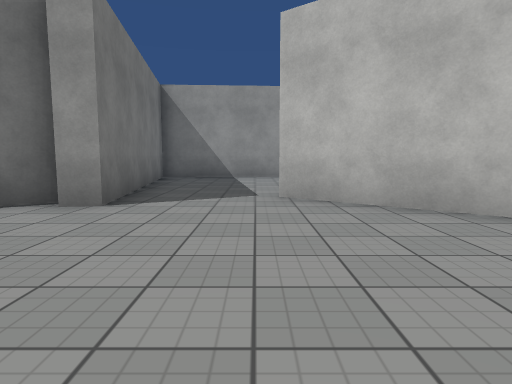
View 1 (above)

24 first-person views from a walk through a Unity game level. The camera is 1.2 m above the floor, tilts 6° down and sees 75° across. The floor is counted in squares, 2 m on a side. Each view is taken from the middle of a square. On the plan, view 1 faces up. The plan holds only what a view shows up to about 10 squares ahead; the rest is blank. The place goes on beyond the plan. Surface patterns are stand-ins for the level's own textures.

View 2
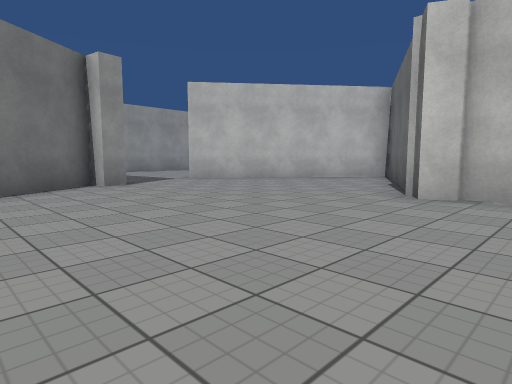

View 3
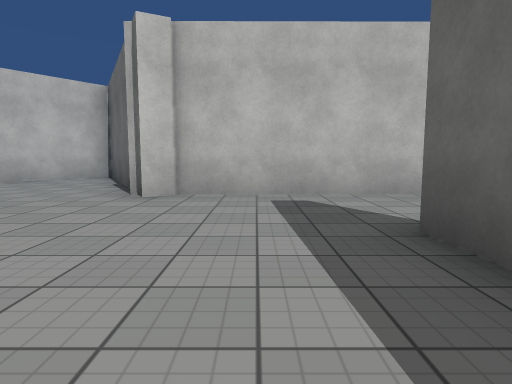

View 4
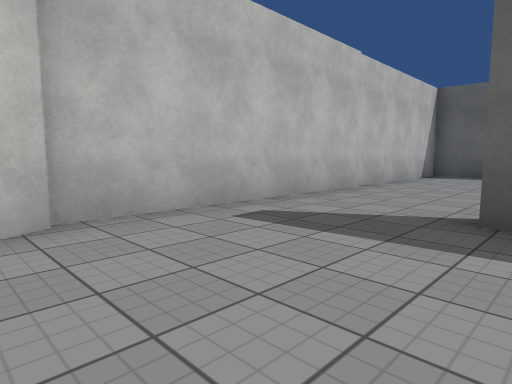

View 5
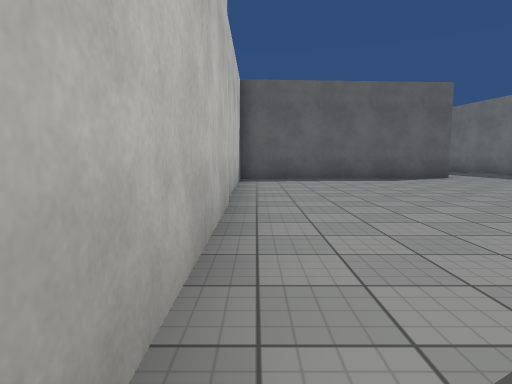

View 6
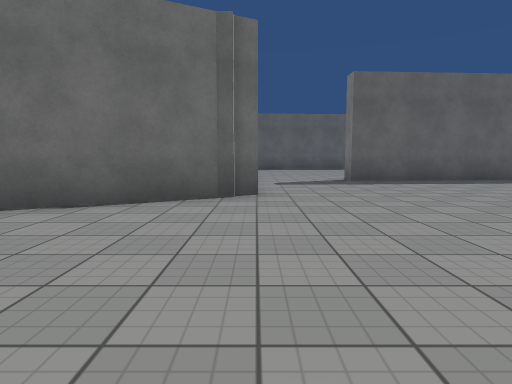

View 7
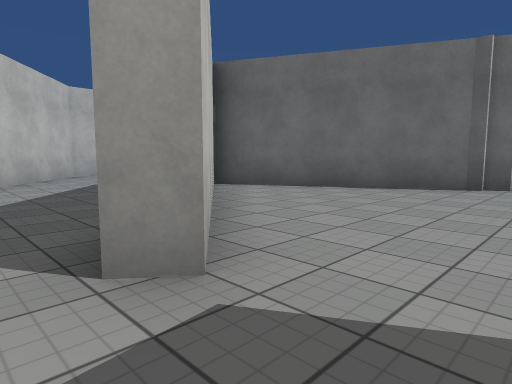

View 8
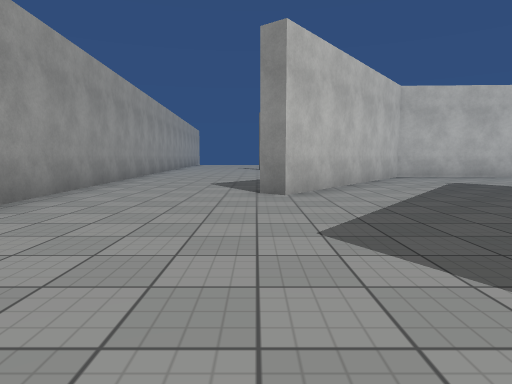

View 9
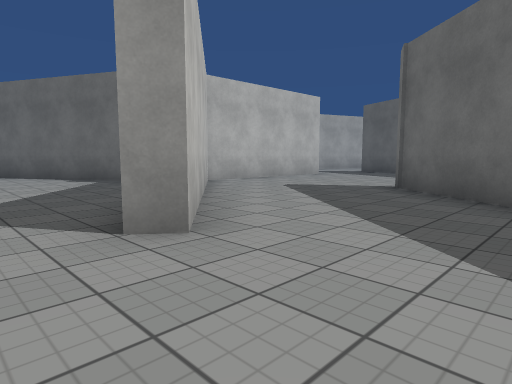

View 10
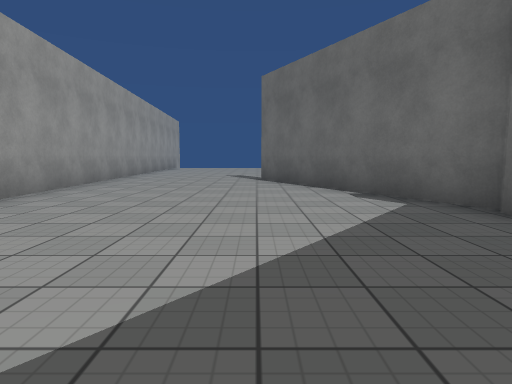

View 11
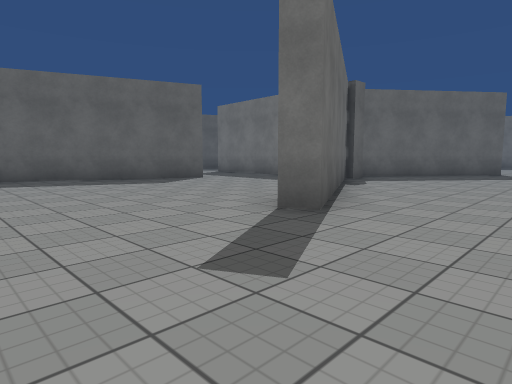

View 12
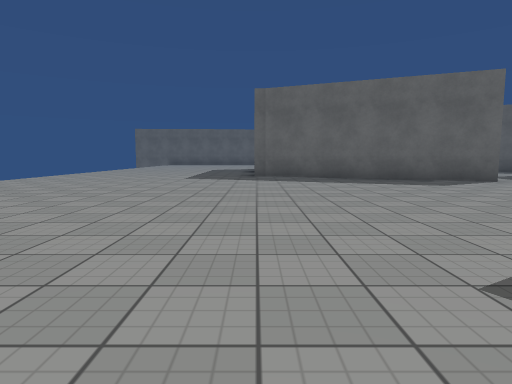

View 13
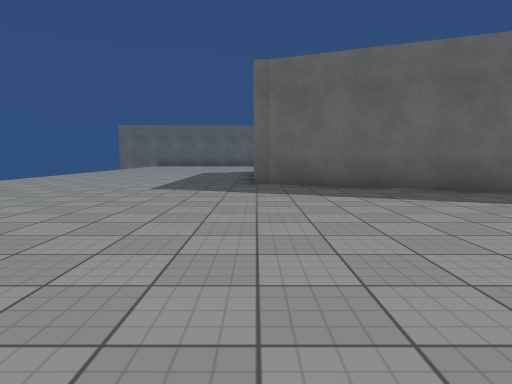

View 14
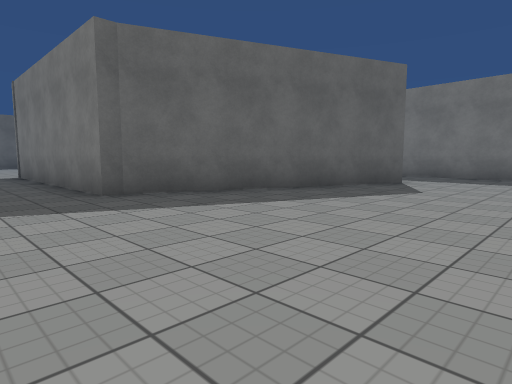

View 15
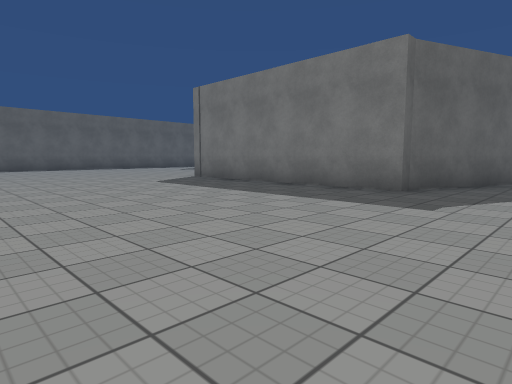

View 16
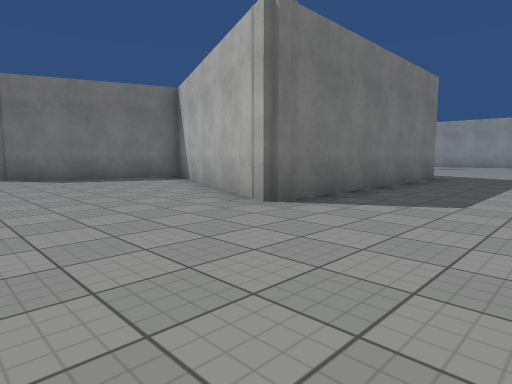

View 17
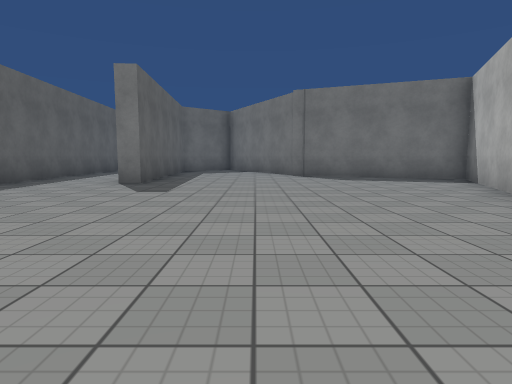

View 18
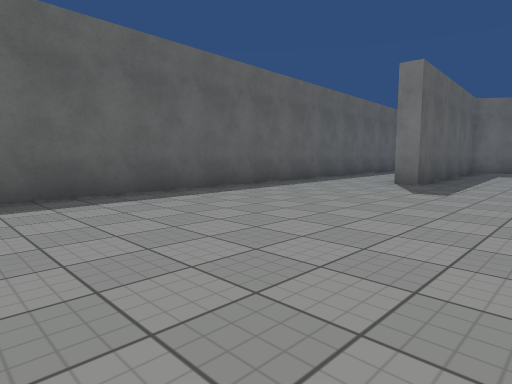

View 19
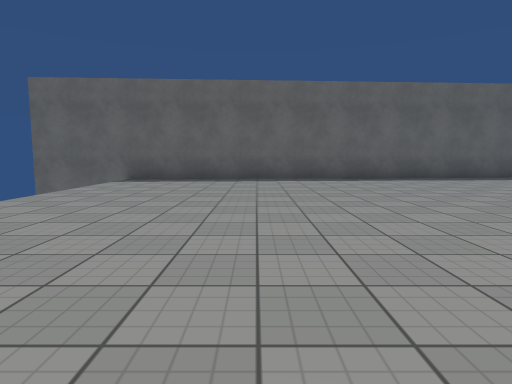

View 20
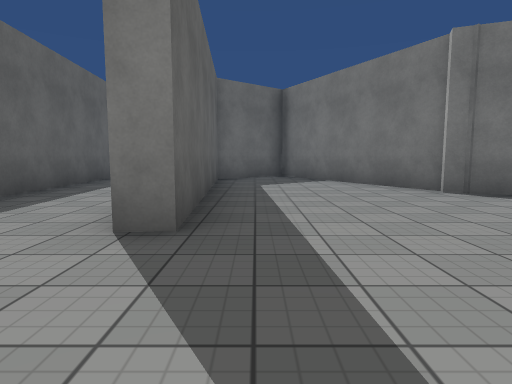

View 21
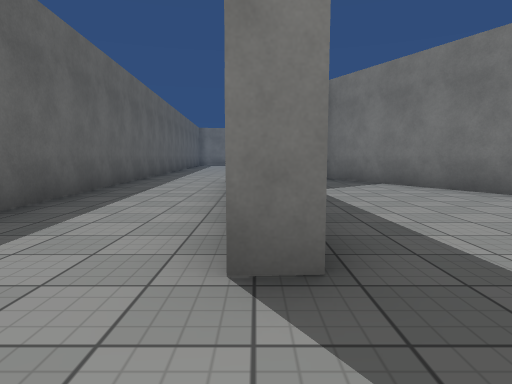

View 22
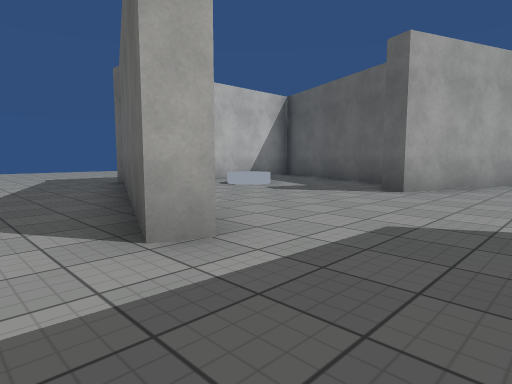

View 23
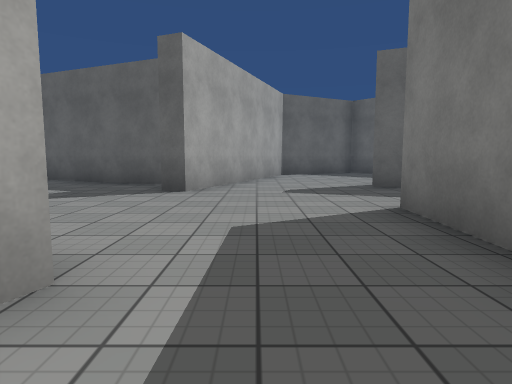

View 24
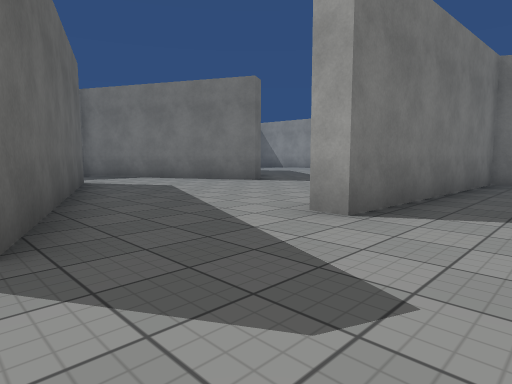

### Floor plan
Points are (right, up) in squares from view 1. A wall is a line through its corners. A room is listed if a view was taken in it or the views show most of it. See-through windows are left out.
Room 1 (views 1, 2, 3, 4, 5, 6)
walls: (0.2, -1.8) (0, -1.3) (5, 1.3) (0.3, 5); (-5.5, -4.5) (-2.4, -4.3) (-2.3, -4.9); (-1.9, 4.1) (-2.4, 4); (-2.5, 4.5) (-4.2, 3.3); (-5.6, -12.5) (0.4, -12.2) (0.3, -1.6)
ways out: opening at (-0.5, 5) to room 2
Room 2 (views 7, 8, 9, 10, 11, 12, 13, 14, 15, 16, 17, 18, 19, 20, 21, 22, 23)
walls: (13, 0.5) (13.1, 0.9) (18.7, -1.3) (19, -1.3) (19, -7.6) (18.5, -7.6); (19.1, -7.3) (19, -7.6); (18.9, -7.8) (13.1, -5.4) (11.4, -9.9); (10.9, 3.8) (10.5, 3.6) (10.4, 0.5); (10, 4.4) (10.8, 4.3) (15.8, 6.9) (16.1, 6.4); (17.1, 10.9) (11.7, 10.6); (11.3, -9.7) (6.7, -12.1); (10.1, 10.5) (4.1, 10.2); (5.2, 6.5) (5.6, 7); (6.9, -12.7) (8, -14) (14.3, -13.6) (14.4, -14.3); (0.3, 5) (0.7, 5.5); (0.7, 10) (-2.7, 9.8) (-1.9, 4.1); (7.5, -17.1) (26.6, -16)
ways out: opening at (-0.5, 5) to room 1; opening at (11.5, 1) to room 3; opening at (4.5, 5.5) to room 4; opening at (5.5, -13.5)
Room 3 (view 24)
walls: (14, -5.2) (17.4, -6.6); (12, -6.7) (13.2, -3.8) (13.8, -4); (10.4, 0.5) (10.3, -1.9) (9.7, -1.9); (18.5, -4.8) (18.5, -3.9); (7.1, -3.8) (9.6, -4.8)
ways out: opening at (11.5, 1) to room 2; opening at (8.5, -2.5) to room 4; opening at (10, -6)
objects: other object (17, -3)
Room 4 (no view inside)
walls: (3.6, 3.1) (5.7, 1.5) (5.8, 1.2) (1.9, -0.9); (3.7, -2.4) (7.1, -3.8); (9.8, -0.7) (10, 2.8) (5.2, 6.5)
ways out: opening at (4.5, 5.5) to room 2; opening at (8.5, -2.5) to room 3

Where each view was taken, in squares from view 1:
view 1: 0 up, 0 right, facing up
view 2: 3 down, 5 left, facing up-right
view 3: 3 down, 5 left, facing right
view 4: 1 down, 3 left, facing down-right
view 5: 3 down, 0 right, facing down
view 6: 4 up, 0 right, facing down
view 7: 6 up, 1 left, facing down-right
view 8: 7 up, 0 right, facing right
view 9: 8 up, 3 right, facing down-right
view 10: 7 up, 7 right, facing right
view 11: 9 up, 19 right, facing down-left
view 12: 9 up, 19 right, facing down
view 13: 6 up, 19 right, facing down
view 14: 4 up, 21 right, facing down-left
view 15: 1 up, 25 right, facing down-left
view 16: 11 down, 22 right, facing up-left
view 17: 11 down, 22 right, facing left
view 18: 11 down, 22 right, facing down-left
view 19: 7 down, 22 right, facing down
view 20: 13 down, 17 right, facing left
view 21: 14 down, 16 right, facing left
view 22: 2 up, 11 right, facing down-right
view 23: 2 up, 12 right, facing down
view 24: 5 down, 12 right, facing up-left
